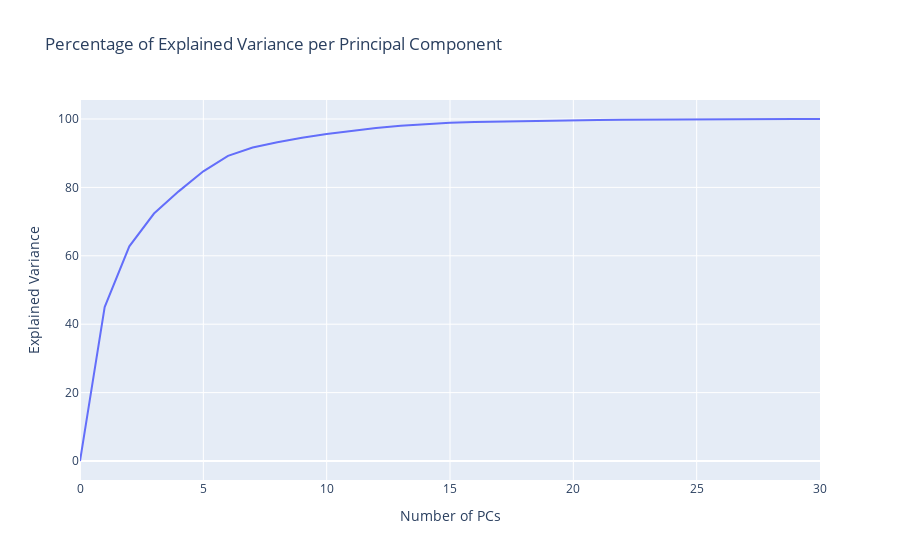

Notebook cell for this chart:
### Markdown cell above
##### PCA

### Code cell
# Principal Component Analysis
eda.pca_variance_plot(train_df, identifier=id_features, categorical=categorical_features, continuous=continuous_features, target="Diagnosis")

### Figure 1 — Plotly figure (JSON) as saved in the notebook; plotly's stock layout.template omitted (floating-point values rounded to 4 significant figures)
{"data": [{"type": "scatter", "y": [0, 44.99, 62.78, 72.35, 78.84, 84.7, 89.24, 91.67, 93.23, 94.55, 95.6, 96.54, 97.36, 98.05, 98.56, 98.91, 99.14, 99.29, 99.44, 99.55, 99.66, 99.74, 99.8, 99.86, 99.91, 99.94, 99.97, 99.99, 100.0, 100.0, 100]}], "layout": {"title": {"text": "Percentage of Explained Variance per Principal Component"}, "xaxis": {"range": [0, 30], "title": {"text": "Number of PCs"}}, "yaxis": {"title": {"text": "Explained Variance"}}}}
